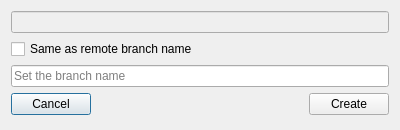
<?xml version="1.0" encoding="UTF-8"?>
<ui version="4.0">
 <class>BranchDlg</class>
 <widget class="QDialog" name="BranchDlg">
  <property name="geometry">
   <rect>
    <x>0</x>
    <y>0</y>
    <width>400</width>
    <height>130</height>
   </rect>
  </property>
  <property name="windowTitle">
   <string>Dialog</string>
  </property>
  <layout class="QGridLayout" name="gridLayout">
   <item row="3" column="0">
    <widget class="QPushButton" name="pbCancel">
     <property name="text">
      <string>Cancel</string>
     </property>
    </widget>
   </item>
   <item row="2" column="0" colspan="3">
    <widget class="QLineEdit" name="leNewName">
     <property name="placeholderText">
      <string>Set the branch name</string>
     </property>
    </widget>
   </item>
   <item row="3" column="1">
    <spacer name="horizontalSpacer">
     <property name="orientation">
      <enum>Qt::Horizontal</enum>
     </property>
     <property name="sizeHint" stdset="0">
      <size>
       <width>207</width>
       <height>20</height>
      </size>
     </property>
    </spacer>
   </item>
   <item row="3" column="2">
    <widget class="QPushButton" name="pbAccept">
     <property name="text">
      <string>Create</string>
     </property>
    </widget>
   </item>
   <item row="0" column="0" colspan="3">
    <widget class="QLineEdit" name="leOldName">
     <property name="enabled">
      <bool>false</bool>
     </property>
    </widget>
   </item>
   <item row="1" column="0" colspan="3">
    <widget class="CheckBox" name="chbCopyRemote">
     <property name="text">
      <string>Same as remote branch name</string>
     </property>
    </widget>
   </item>
  </layout>
 </widget>
 <customwidgets>
  <customwidget>
   <class>CheckBox</class>
   <extends>QCheckBox</extends>
   <header>CheckBox.h</header>
  </customwidget>
 </customwidgets>
 <tabstops>
  <tabstop>leOldName</tabstop>
  <tabstop>leNewName</tabstop>
  <tabstop>pbAccept</tabstop>
  <tabstop>pbCancel</tabstop>
 </tabstops>
 <resources/>
 <connections/>
</ui>
